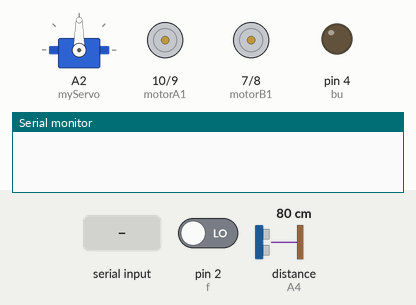
This sketch was run on a simulated Arduino Uno, built with avr-gcc and run on an emulated ATmega328P. On the bench: servo, motor-driver pin pairs drawn as motors (green arrow = first pin HIGH = forward, orange = second pin HIGH = backward, longer = more drive, scaled by the enable pin), output pins drawn as LEDs (lit = HIGH), the last lines printed to the serial monitor. The test bench sets the inputs (shaded band); at power-on: distance to the obstacle (sensor on A4) 80 cm, pin 2 (f) LOW. The echo pulse lasts 58.3 µs per cm; pins used as bus, display or sensor lines are not drawn.

Above: at 1.2 s.
1.3 s: "A" received over the second serial link
At 1.78 s:
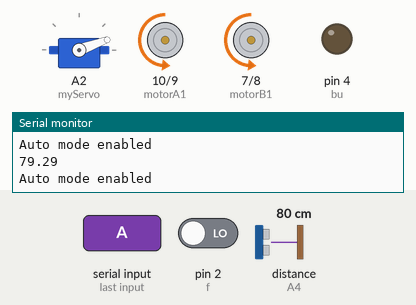
4.3 s: distance to the obstacle (sensor on A4) set to 22 cm
7.3 s: distance to the obstacle (sensor on A4) set to 19 cm
At 7.47 s:
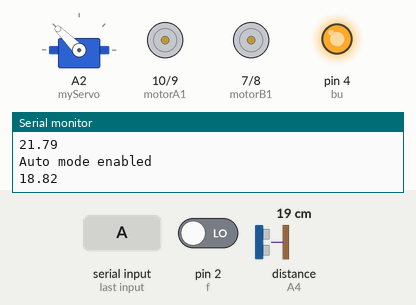
10.3 s: "M" received over the second serial link
At 10.8 s:
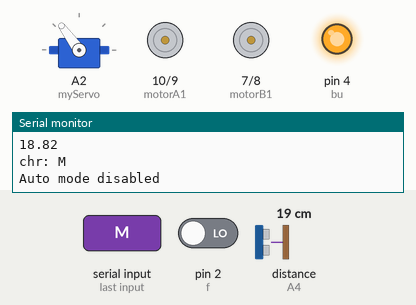
11.8 s: "L" received over the second serial link
At 12.7 s:
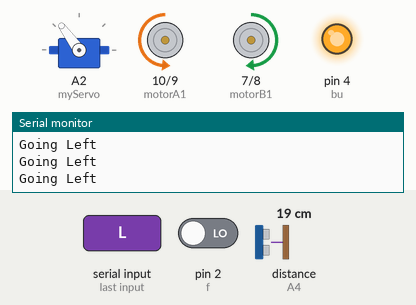
13.3 s: "F" received over the second serial link
At 14.8 s:
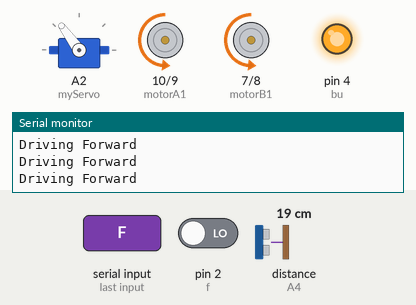
Timing chart, 0 to 15.8 s (numbered marks = the images above; inputs shaded):
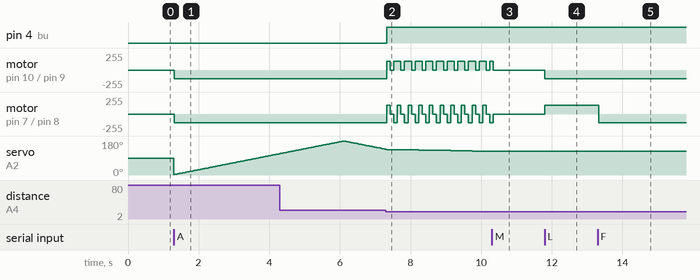

Measured:
- the behaviour switches between 21 and 20 cm on distance to the obstacle (sensor on A4) (found by bisection; images 1 and 2)
- after the input at 1.3 s, motor on pin 10 (motorA1) / pin 9 (motorA2), motor on pin 7 (motorB1) / pin 8 (motorB2): stopped → backward 132/255 at once
- after the input at 7.3 s, pin 4 (bu): LOW → HIGH at once; motor on pin 10 (motorA1) / pin 9 (motorA2): backward 132/255 → forward 132/255 at once, then repeats every 0.30 s: stopped 0.10 s, forward 132/255 0.20 s
- after the input at 10.3 s, servo on A2 (myServo): stays 126° (without the input it goes to 125° after 0.05 s)
- after the input at 11.8 s, motor on pin 10 (motorA1) / pin 9 (motorA2): stopped → backward 132/255 at once; motor on pin 7 (motorB1) / pin 8 (motorB2): stopped → forward 132/255 at once
- after the input at 13.3 s, motor on pin 7 (motorB1) / pin 8 (motorB2): forward 132/255 → backward 132/255 at once

The sketch:

project2.ino
```cpp
#include <SoftwareSerial.h>   //Bluetooth
#include "Servo.h"           // servo motor

//Motors
#define en1     11
#define en2     6
#define motorA1 10
#define motorA2 9
#define motorB1 7
#define motorB2 8

//bluetooth
#define bt_tx A1
#define bt_rx A0
SoftwareSerial BT(bt_tx, bt_rx);
char bl = 'S';
bool autoMode = false;

//SERVO
Servo myServo;
 int pos = 0;
 int dir = 1;


//flame
int read;
#define f   2
#define bu  4


//ultrasonic
#define Trig    A3
#define Echo    A4
float t; //variable of travel time
float distance; //variable of distance in cm

//flame Function
void flame_buzzer() {
  digitalWrite(bu, digitalRead(f));
}


void setup() {
  Serial.begin(9600);
  BT.begin(9600);

  //Motors
  pinMode(en1, OUTPUT);
  pinMode(motorA1, OUTPUT);
  pinMode(motorA2, OUTPUT);
  pinMode(en2, OUTPUT);
  pinMode(motorB2, OUTPUT);
  pinMode(motorB1, OUTPUT);

  // start stop
  digitalWrite(motorA1, 0);
  digitalWrite(motorA2, 0);
  digitalWrite(motorB1, 0);
  digitalWrite(motorB2, 0);

  //Bluetooth
  pinMode(bt_tx, INPUT);
  pinMode(bt_rx, OUTPUT);

  //Flame
  pinMode(f , INPUT);
  pinMode(bu , OUTPUT);
  attachInterrupt(digitalPinToInterrupt(2), flame_buzzer, CHANGE);

  //ultrasonic
  pinMode(Trig, OUTPUT);
  pinMode(Echo, INPUT);

  //Servo
  myServo.attach(A2);

}

void loop() {

  //speed
  analogWrite(en1 ,900);
  analogWrite(en2 , 900);

  //Bluetooth
if(BT.available()){
      bl = BT.read();
      Serial.write("chr: ");
      Serial.println(bl);
    }
if (bl == 'A'){
      autoMode = true;
      Serial.println("Auto mode enabled");
    }
if (bl == 'M'){
      autoMode = false;
      bl = 'S';
      Serial.println("Auto mode disabled");
    }

//MANUALMODE
if(autoMode == false)
    {
    switch(bl)
     {
      case 'L':
        {
        Serial.println("Going Left");
        digitalWrite(motorA1, 0);
        digitalWrite(motorA2, 1);
        digitalWrite(motorB1, 1);
        digitalWrite(motorB2, 0);
        break;
     }

      case 'R': {
        Serial.println("Going RIGHT");
        digitalWrite(motorA1, 1);
        digitalWrite(motorA2, 0);
        digitalWrite(motorB1, 0);
        digitalWrite(motorB2, 1);
        break;
      }

      case 'F':{
        Serial.println("Driving Forward");
        digitalWrite(motorA1, 0);
        digitalWrite(motorA2, 1);
        digitalWrite(motorB1, 0);
        digitalWrite(motorB2, 1);
        break;
      }

      case 'B' :{
        Serial.println("Driving Backwards");
        digitalWrite(motorA1, 1);
        digitalWrite(motorA2, 0);
        digitalWrite(motorB1, 1);
        digitalWrite(motorB2, 0);
        break;
      }

      case 'S': {
        //Serial.println("Stopping");
        digitalWrite(motorA1, 0);
        digitalWrite(motorA2, 0);
        digitalWrite(motorB1, 0);
        digitalWrite(motorB2, 0);
        break;
      }
    }

  }

//AUTOMODE
if(autoMode == true){

//Servo
    if (pos == 180)
      dir = -1;

    else if (pos == 0)
      dir = 1;

    pos += dir;
    myServo.write(pos);

//ultrasonic
    digitalWrite(Trig,0);
    delayMicroseconds(2);
    digitalWrite(Trig,1);
    delayMicroseconds(10);
    digitalWrite(Trig,0);
    delayMicroseconds(2);
    digitalRead(Echo);
    t = pulseIn(Echo , 1);
    distance = t * (0.017);
    Serial.println(distance);


//Forward
    digitalWrite(motorA1, 0);
    digitalWrite(motorA2, 1);
    digitalWrite(motorB1, 0);
    digitalWrite(motorB2, 1);

    digitalWrite(bu ,0);

if(distance <= 20){

  digitalWrite(bu , 1);
    //Back
    digitalWrite(motorA1, 1);
    digitalWrite(motorA2, 0);
    digitalWrite(motorB1, 1);
    digitalWrite(motorB2, 0);
    delay(100);

    //Stop
    digitalWrite(motorA1, 0);
    digitalWrite(motorA2, 0);
    digitalWrite(motorB1, 0);
    digitalWrite(motorB2, 0);
    delay(100);

    //Right
    digitalWrite(motorA1, 1);
    digitalWrite(motorA2, 0);
    digitalWrite(motorB1, 0);
    digitalWrite(motorB2, 1);
    delay(100);

  }
 }
}
```
